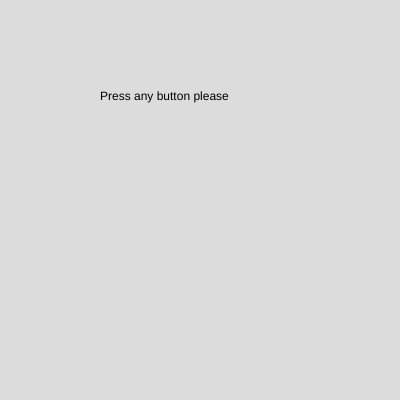
Frame 1 (no input)
Frame 60 (no input): identical to frame 1, image omitted
Frame 120 (the mouse pressed at the canvas centre since frame 60): identical to frame 1, image omitted

The p5.js sketch that drew this single still picture (run headless with seeded random() and noise() and a simulated clock; from frame 60 on, the mouse is pressed at the canvas centre):

// p5.js sketch
// ── sketch.js
let pressed = false;

function setup() {
  createCanvas(400, 400);
}

function draw() {
  background(220);

  if (pressed){
    text('You did it!', 100, 100);
  } else {
    text('Press any button please', 100, 100);
  }
}

function keyPressed(){
  pressed = true;
}
